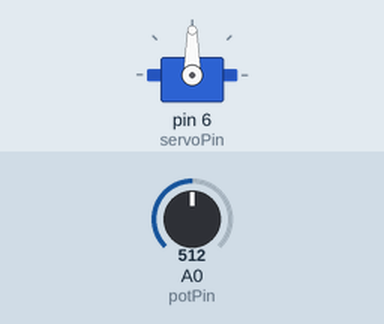
Recording of a sketch running on a simulated Arduino Uno, built with avr-gcc and run on an emulated ATmega328P. On the bench: servo. The test bench sets the inputs (shaded band); at power-on: A0 (potPin) = 512. What the sketch prints to the serial monitor is not drawn.

Above: at 1.2 s.
1.3 s: A0 (potPin) set to 716
At 2.1 s:
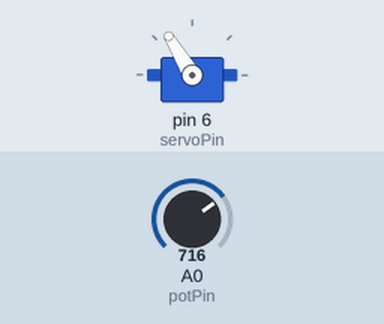
2.8 s: A0 (potPin) set to 900
At 3.3 s:
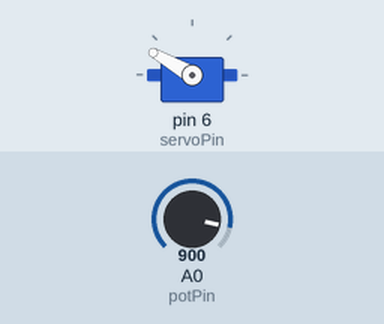
4.3 s: A0 (potPin) set to 1023
At 5.5 s:
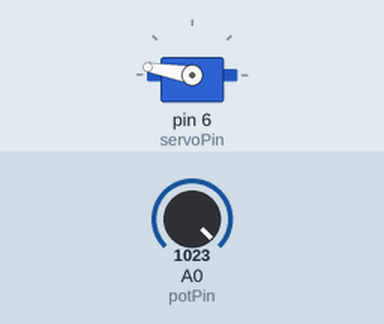
5.8 s: A0 (potPin) set to 306
At 6.8 s:
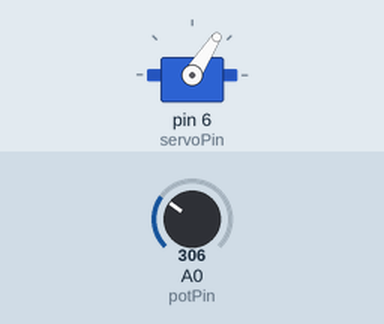
7.3 s: A0 (potPin) set to 122
At 7.8 s:
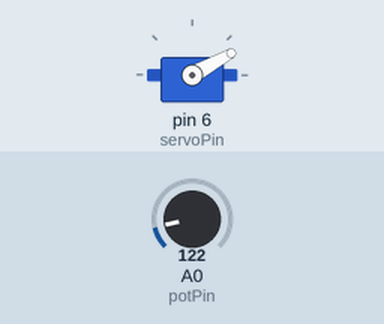
8.8 s: A0 (potPin) set to 0
At 10.1 s:
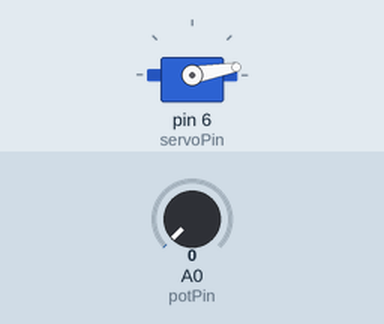
Timing chart, 0 to 11.3 s (numbered marks = the images above; inputs shaded):
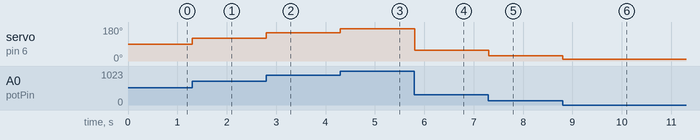

Measured:
- after the input at 1.3 s, servo on pin 6 (servoPin): 90° → 121° at once
- after the input at 2.8 s, servo on pin 6 (servoPin): 121° → 150° at once
- after the input at 4.3 s, servo on pin 6 (servoPin): 150° → 170° at once
- after the input at 5.8 s, servo on pin 6 (servoPin): 170° → 57° at once
- after the input at 7.3 s, servo on pin 6 (servoPin): 57° → 29° at once
- after the input at 8.8 s, servo on pin 6 (servoPin): 29° → 10° at once

The sketch:

sketch_aug30c_controlling_a_servo_motor.ino
```cpp
#include <Servo.h>

/*When controlling a servo motor there are 3 new things you should put to mind
  1) Import the servo library first
  2) in global variable declaration, outside the loops, create a servo object : Servo objectName
  3) in the set up, attach the object you created to  your output servo pin insted of declarin the pin as output: objectName.attach(pin)
  4) in the loop, write to the pin by calling the object and using the angle from 0 to 180 degrees(objectName.write(angle))

*/
int pos;
int servoPin = 6;
int servoDelay = 25;     // set a variable
int potPin = A0;         //Declare variable and set to A0
int potValue;       //Decalre variable for potentiometer reading

Servo myPointer;      //create aa servo object

void setup() {

  Serial.begin(9600);          //start the serial monitor
  myPointer.attach(servoPin);     //attach the object to your servo output pin NB: don't declare pin as output pin
  pinMode(potPin, INPUT);          //set potentiometer pin as input

}

void loop() {
potValue = analogRead(potPin);  //analog read the potentiometer voltage values between 0-1023

pos = (160./1023.) *potValue +10;    //calculate the angle using the potetiometer value
myPointer.write(pos);                 //write to teh servo motor pin
Serial.println(pos);                  //print the pos value to the monitor


}
```
